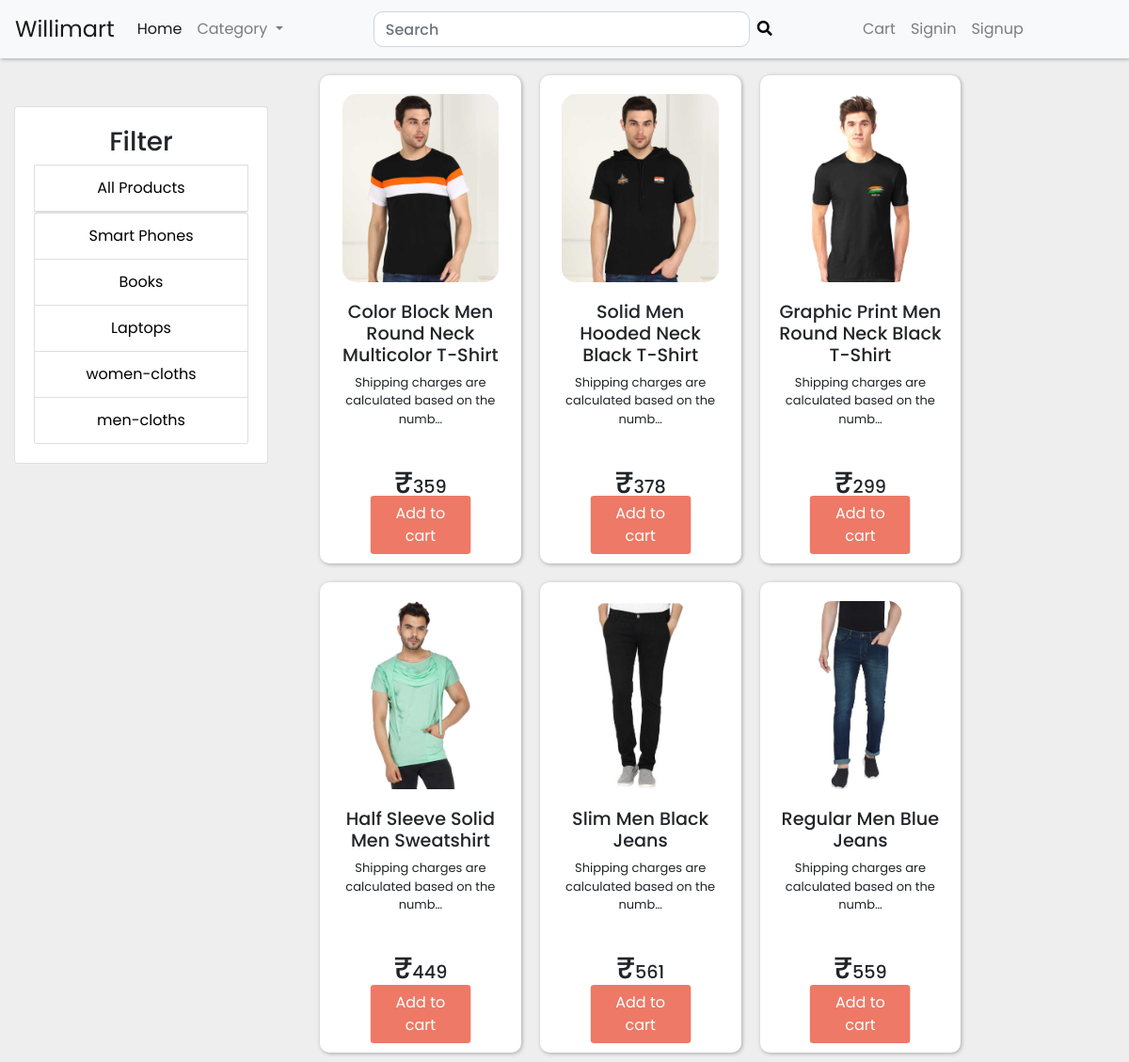
The page /?category=6 on the database its author committed.
### store/models.py (models this page shows, shortened)
class Category(models.Model):
    name = models.CharField(max_length=100)
    @staticmethod
    def getCategory():
        return Category.objects.all()

class Product(models.Model):
    name = models.CharField(max_length=100)
    price = models.IntegerField(default=0)
    category = models.ForeignKey(Category, on_delete=models.CASCADE, default=1)
    description = models.TextField(blank=True)
    image = models.ImageField(upload_to="uploads/products/%Y/%m/%d/")
    @staticmethod
    def getAllProductsByCategory(category_id):
        if category_id:
            return Product.objects.filter(category=category_id)
        else:
            return Product.objects.all()

### store/views.py (the view)
# urls.py: path('', views.Index, name="home"),
def Index(request):
    if request.method == "POST":
        product = request.POST.get('product_id')
        remove = request.POST.get('product_remove')
        cart = request.session.get('cart')
        if cart:
            quantity = cart.get(product)
            if quantity:
                if remove:
                    if quantity <= 1:
                        cart.pop(product)
                    else:
                        cart[product] = quantity+-1
                else:
                    cart[product] = quantity+1
            else:
                cart[product] = 1
        else:
            cart = {}
            cart[product] = 1
        request.session['cart'] = cart
        return redirect('home')
    else:
        categories = Category.getCategory()
        category_id = request.GET.get('category')
        if category_id:
            products = Product.getAllProductsByCategory(category_id)
        else:
            products = Product.getAllProducts()
        data = {'products': products, 'categories': categories}
        return render(request, "index.html", data)

### templates/index.html (shortened to what this page needs)
{% extends 'base.html' %} {% load static %}  {% block body %} {% load cart %}
<div class="row mx-auto">
  <div class="col-md-3 fixed filter mx-auto">
    <div class="card text-center">
      <h3>Filter</h3>
      <a href="/" class="list-group-item">All Products</a>
      <ul class="list-group">
        {% for category in categories %}
        <a href="/?category={{category.id}}" class="list-group-item"
          >{{category.name}}</a
        >
        {% endfor %}
      </ul>
    </div>
  </div>
  <div class="col-md-9 ml-auto">
    <div class="container block text-center">
      <div class="row ml-auto">
        {% for product in products %}
        <div
          class="col-lg-3 col-md-5 product_card product"
          id="product-{{product.id}}"
        >
          <div class="product_img text-center">
            <a class="link_card" href="/product/{{product.id}}">
              <img src="{{product.image.url}}" alt="" />
            </a>
          </div>
          <div class="heading">
            <h6>{{product.name}}</h6>
          </div>
          <div class="description">
            <p>{{product.description |truncatechars:50}}</p>
          </div>
          <div class="pricing">
            <h6><span>&#8377;</span>{{product.price}}</h6>
          </div>
          <div class="cart_btn text-center">
            <form
              action="/#product-{{product.id}}"
              id="{{product.id}}"
              method="post"
            >
              {% csrf_token %} {% if request.session.cart %} {% comment %}cart
              {% endcomment %} {% if product|is_in_cart:request.session.cart %}
              <input type="hidden" value="{{product.id}}" name="product_id" />
              <a
                class="btn-primary btn-lg ml-auto"
                onclick="myremoveSubmit({{product.id}})"
                >-</a
              >
              <i onclick="mySubmit({{product.id}})"
                >{{product|cart_quantity:request.session.cart}} in cart</i
              >
              <a
                class="btn-primary btn-lg mr-auto"
                onclick="mySubmit({{product.id}})"
                >+</a
              >
              {% else %}
              <input type="hidden" value="{{product.id}}" name="product_id" />
              <a class="btn" onclick="mySubmit({{product.id}})">Add to cart</a>
              {% endif %} {% else %}
              <a class="btn" onclick="mySubmit({{product.id}})">Add to cart</a>
              {% endif %}
            </form>
          </div>
        </div>
        {% endfor %} {% endblock body %}

### static/css/style.css (style rules this page uses)
:root { --primary: #ed7966; --secondary: #303179; --background: #eee; --light: #39a2db; --light-background: #a2dbfa; }
* { margin: 0; padding: 0; box-sizing: border-box; }
body { font-family: "Poppins", sans-serif; background: var(--background); overflow-x: hidden; }
.heading h6 { text-align: center; font-size: 1.2rem; }
a.link_card { text-decoration: none; color: #000; }
a { color: #000; }
.product_card { padding: 20px; margin: 10px; border-radius: 10px; background: #fff; min-height: 500px; box-shadow: 1px 1px 4px 0px rgba(0, 0, 0, 0.3); }
.product a.btn { bottom: 10px; left: 50%; transform: translateX(-50%); position: absolute; }
.description p { font-size: 13px; }
.block { margin-top: 8%; }
.card { padding: 20px; }
.product_img img { height: 200px; border-radius: 15px; margin-bottom: 20px; }
.pricing { padding: 5%; font-size: 2rem; text-align: center; margin: 30px; }
.pricing h6 { font-size: 1.2rem; }
.pricing span { font-size: 2rem; }
.btn { background-color: var(--primary); color: #fff; }
.fixed { top: 10%; position: fixed; width: 100%; margin-right: 10px; }

### rows shown on the page
Category: name "Smart Phones"
Category: name "Books"
Category: name "Laptops"
Category: name "women-cloths"
Category: name "men-cloths"
Product: image (picture), name "Color Block Men Round Neck Multicolor T-Shirt", description "Shipping charges are calculated based on the numb…", price "359"
Product: image (picture), name "Solid Men Hooded Neck Black T-Shirt", description "Shipping charges are calculated based on the numb…", price "378"
Product: image (picture), name "Graphic Print Men Round Neck Black T-Shirt", description "Shipping charges are calculated based on the numb…", price "299"
Product: image (picture), name "Half Sleeve Solid Men Sweatshirt", description "Shipping charges are calculated based on the numb…", price "449"
Product: image (picture), name "Slim Men Black Jeans", description "Shipping charges are calculated based on the numb…", price "561"
Product: image (picture), name "Regular Men Blue Jeans", description "Shipping charges are calculated based on the numb…", price "559"
